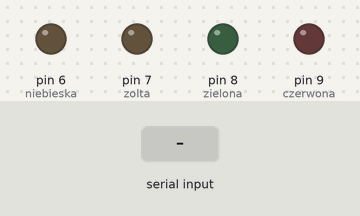
Bench run of a sketch on a simulated Arduino Uno, built with avr-gcc and run on an emulated ATmega328P. On the bench: output pins drawn as LEDs (lit = HIGH). The inputs (shaded band) are chosen by the test bench.

Above: at 1.2 s.
1.3 s: "zielona\n" received over Serial
At 2.5 s:
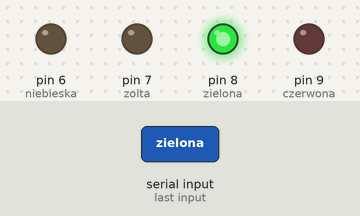
2.8 s: "czerwona\n" received over Serial
At 3.7 s:
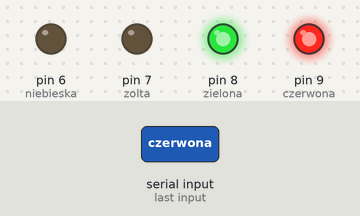
4.3 s: "zolta\n" received over Serial
At 4.7 s:
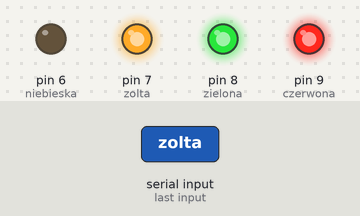
5.8 s: "niebieska\n" received over Serial
At 7.0 s:
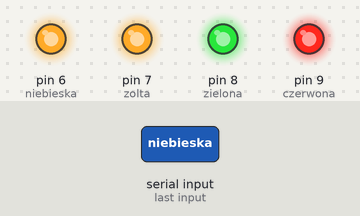
7.3 s: "zielona\n" received over Serial
At 8.2 s:
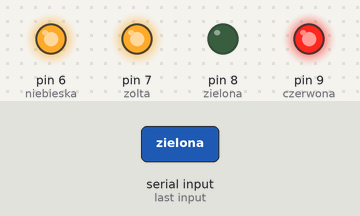
8.8 s: "czerwona\n" received over Serial
At 9.4 s:
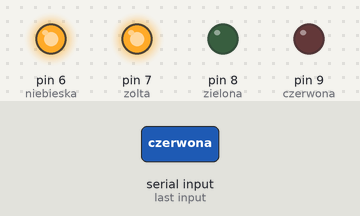
Timing chart, 0 to 11.3 s (numbered marks = the images above; inputs shaded):
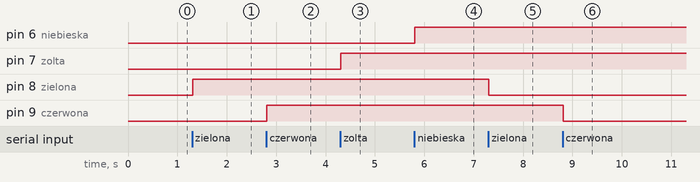

The sketch:

sterowanie_za_pomoca_odczytanych_danych.ino
```cpp
#define niebieska 6
#define zolta 7
#define zielona 8
#define czerwona 9
String odebrane_dane = "";
boolean stanziel = false;
boolean stanczer = false;
boolean stanzolt = false;
boolean stannieb = false;

void setup() {
  Serial.begin(9600);
  pinMode(zielona, OUTPUT);
  pinMode(czerwona, OUTPUT);
  pinMode(zolta, OUTPUT);
  pinMode(niebieska, OUTPUT);
  digitalWrite(zielona, LOW);
  digitalWrite(czerwona, LOW);
  digitalWrite(zolta, LOW);
  digitalWrite(niebieska, LOW);
}

void loop() {
  if (Serial.available() > 0) {
    odebrane_dane = Serial.readStringUntil('\n');

    if (odebrane_dane == "zielona") {
      if (stanziel == false) {
      digitalWrite(zielona, HIGH);
      stanziel = true;
      }
      else {
      digitalWrite(zielona, LOW);
      stanziel = false;
      }
    }

    if (odebrane_dane == "czerwona") {
      if (stanczer == false) {
      digitalWrite(czerwona, HIGH);
      stanczer = true;
      }
      else {
      digitalWrite(czerwona, LOW);
      stanczer = false;
      }
    }

    if (odebrane_dane == "zolta") {
      if (stanzolt == false) {
      digitalWrite(zolta, HIGH);
      stanzolt = true;
      }
      else {
      digitalWrite(zolta, LOW);
      stanzolt = false;
      }
    }

    if (odebrane_dane == "niebieska") {
      if (stannieb == false) {
      digitalWrite(niebieska, HIGH);
      stannieb = true;
      }
      else {
      digitalWrite(niebieska, LOW);
      stannieb = false;
      }
    }

    if (odebrane_dane != "czerwona" && odebrane_dane != "zielona" && odebrane_dane != "niebieska" && odebrane_dane != "zolta") {      //// && - warunek AND
      Serial.println("bledna komenda");
    }
  }
}
```

Measured:
- after the input at 1.3 s, pin 8 (zielona): LOW → HIGH at once
- after the input at 2.8 s, pin 9 (czerwona): LOW → HIGH at once
- after the input at 4.3 s, pin 7 (zolta): LOW → HIGH at once
- after the input at 5.8 s, pin 6 (niebieska): LOW → HIGH at once
- after the input at 7.3 s, pin 8 (zielona): HIGH → LOW at once
- after the input at 8.8 s, pin 9 (czerwona): HIGH → LOW at once
